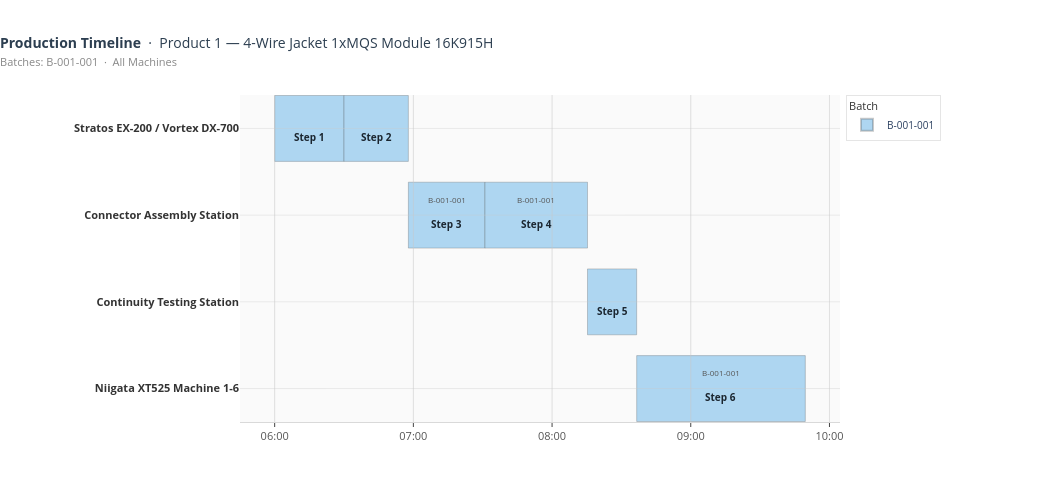

The cell this chart's notebook holds for it:
### Markdown cell above
### 10c. Custom Filter
✏️ Mix and match — any combination of product, batches, machines.

### Code cell
# ═══════════════════════════════════════════════════════════
#  ✏️  EDIT FILTERS
# ═══════════════════════════════════════════════════════════

PRODUCT   = 3          # integer, or "All"

BATCHES   = ["B-001-001"]     # "All"  — or list like ["B-001-001", "B-001-002"]
# BATCHES = [b for b in df_schedule["batch_id"].unique() if b.startswith("B-001")]

MACHINES  = "All"      # "All"  — or list like ["Wire Cutting Station"]
# MACHINES = list(df_schedule["machine_name"].unique())   # all machines explicitly

# ═══════════════════════════════════════════════════════════
plot_gantt(df_schedule, product_id=PRODUCT, batch_ids=BATCHES, machine_names=MACHINES)

### Figure 1 — Plotly figure (JSON) as saved in the notebook; plotly's stock layout.template omitted (floating-point values rounded to 4 significant figures)
{"data": [{"hovertemplate": "<b>Step 1: Precision Cutting — Jacket Cable 10-Wire, Strip Length 8mm</b><br>Batch:    B-001-001<br>Product:  P1 — 4-Wire Jacket 1xMQS Module 16K915H<br>Machine:  Stratos EX-200 / Vortex DX-700<br>Start:    15 Jan 06:00<br>End:      15 Jan 06:30<br>Duration: 0.50h<extra></extra>", "marker": {"opacity": 0, "size": 1}, "mode": "markers", "showlegend": false, "type": "scatter", "x": ["2024-01-15T06:15:00"], "y": [0]}, {"hovertemplate": "<b>Step 2: End-Crimp Application — MQS Contact, Wire Gauge 0.5 AWG</b><br>Batch:    B-001-001<br>Product:  P1 — 4-Wire Jacket 1xMQS Module 16K915H<br>Machine:  Stratos EX-200 / Vortex DX-700<br>Start:    15 Jan 06:30<br>End:      15 Jan 06:57<br>Duration: 0.46h<extra></extra>", "marker": {"opacity": 0, "size": 1}, "mode": "markers", "showlegend": false, "type": "scatter", "x": ["2024-01-15T06:43:55.020000"], "y": [0]}, {"hovertemplate": "<b>Step 3: Conduit Assembly — Split Tube 6.0mm, 175mm Section</b><br>Batch:    B-001-001<br>Product:  P1 — 4-Wire Jacket 1xMQS Module 16K915H<br>Machine:  Connector Assembly Station<br>Start:    15 Jan 06:57<br>End:      15 Jan 07:30<br>Duration: 0.55h<extra></extra>", "marker": {"opacity": 0, "size": 1}, "mode": "markers", "showlegend": false, "type": "scatter", "x": ["2024-01-15T07:14:24"], "y": [1]}, {"hovertemplate": "<b>Step 4: Manual Connector Build — 12-Position MQS, Locking Clip</b><br>Batch:    B-001-001<br>Product:  P1 — 4-Wire Jacket 1xMQS Module 16K915H<br>Machine:  Connector Assembly Station<br>Start:    15 Jan 07:30<br>End:      15 Jan 08:15<br>Duration: 0.74h<extra></extra>", "marker": {"opacity": 0, "size": 1}, "mode": "markers", "showlegend": false, "type": "scatter", "x": ["2024-01-15T07:53:08.880000"], "y": [1]}, {"hovertemplate": "<b>Step 5: Pull-Force Verification — Visual — Seal & Terminal Seating</b><br>Batch:    B-001-001<br>Product:  P1 — 4-Wire Jacket 1xMQS Module 16K915H<br>Machine:  Continuity Testing Station<br>Start:    15 Jan 08:15<br>End:      15 Jan 08:36<br>Duration: 0.35h<extra></extra>", "marker": {"opacity": 0, "size": 1}, "mode": "markers", "showlegend": false, "type": "scatter", "x": ["2024-01-15T08:25:57.720000"], "y": [2]}, {"hovertemplate": "<b>Step 6: Encapsulation Molding — Straight-Exit, 95C-973-752, With CPA</b><br>Batch:    B-001-001<br>Product:  P1 — 4-Wire Jacket 1xMQS Module 16K915H<br>Machine:  Niigata XT525 Machine 1-6<br>Start:    15 Jan 08:36<br>End:      15 Jan 09:49<br>Duration: 1.22h<extra></extra>", "marker": {"opacity": 0, "size": 1}, "mode": "markers", "showlegend": false, "type": "scatter", "x": ["2024-01-15T09:13:04.620000"], "y": [3]}, {"marker": {"color": "#AED6F1", "line": {"color": "rgba(80,80,80,0.3)", "width": 1}, "size": 13, "symbol": "square"}, "mode": "markers", "name": "B-001-001", "showlegend": true, "type": "scatter", "x": [null], "y": [null]}], "layout": {"annotations": [{"align": "center", "font": {"color": "#1a252f", "size": 10}, "showarrow": false, "text": "<b>Step 1</b>", "x": "2024-01-15T06:15:00", "xanchor": "center", "y": 0.1}, {"align": "center", "font": {"color": "#1a252f", "size": 10}, "showarrow": false, "text": "<b>Step 2</b>", "x": "2024-01-15T06:43:55.020000", "xanchor": "center", "y": 0.1}, {"align": "center", "font": {"color": "#1a252f", "size": 10}, "showarrow": false, "text": "<b>Step 3</b>", "x": "2024-01-15T07:14:24", "xanchor": "center", "y": 1.1}, {"align": "center", "font": {"color": "#555555", "size": 8}, "showarrow": false, "text": "B-001-001", "x": "2024-01-15T07:14:24", "xanchor": "center", "y": 0.82}, {"align": "center", "font": {"color": "#1a252f", "size": 10}, "showarrow": false, "text": "<b>Step 4</b>", "x": "2024-01-15T07:53:08.880000", "xanchor": "center", "y": 1.1}, {"align": "center", "font": {"color": "#555555", "size": 8}, "showarrow": false, "text": "B-001-001", "x": "2024-01-15T07:53:08.880000", "xanchor": "center", "y": 0.82}, {"align": "center", "font": {"color": "#1a252f", "size": 10}, "showarrow": false, "text": "<b>Step 5</b>", "x": "2024-01-15T08:25:57.720000", "xanchor": "center", "y": 2.1}, {"align": "center", "font": {"color": "#1a252f", "size": 10}, "showarrow": false, "text": "<b>Step 6</b>", "x": "2024-01-15T09:13:04.620000", "xanchor": "center", "y": 3.1}, {"align": "center", "font": {"color": "#555555", "size": 8}, "showarrow": false, "text": "B-001-001", "x": "2024-01-15T09:13:04.620000", "xanchor": "center", "y": 2.82}], "height": 480, "hovermode": "closest", "legend": {"bgcolor": "white", "bordercolor": "rgba(0,0,0,0.1)", "borderwidth": 1, "font": {"size": 10}, "itemsizing": "constant", "orientation": "v", "title": {"font": {"color": "#333", "size": 11}, "text": "Batch"}, "x": 1.01, "y": 1}, "margin": {"b": 55, "l": 240, "r": 210, "t": 95}, "paper_bgcolor": "white", "plot_bgcolor": "#FAFAFA", "shapes": [{"fillcolor": "#AED6F1", "layer": "below", "line": {"color": "rgba(80,80,80,0.28)", "width": 1}, "type": "rect", "x0": "2024-01-15T06:00:00", "x1": "2024-01-15T06:30:00", "y0": -0.38, "y1": 0.38}, {"fillcolor": "#AED6F1", "layer": "below", "line": {"color": "rgba(80,80,80,0.28)", "width": 1}, "type": "rect", "x0": "2024-01-15T06:30:00", "x1": "2024-01-15T06:57:50.040000", "y0": -0.38, "y1": 0.38}, {"fillcolor": "#AED6F1", "layer": "below", "line": {"color": "rgba(80,80,80,0.28)", "width": 1}, "type": "rect", "x0": "2024-01-15T06:57:50.040000", "x1": "2024-01-15T07:30:57.960000", "y0": 0.62, "y1": 1.38}, {"fillcolor": "#AED6F1", "layer": "below", "line": {"color": "rgba(80,80,80,0.28)", "width": 1}, "type": "rect", "x0": "2024-01-15T07:30:57.960000", "x1": "2024-01-15T08:15:19.800000", "y0": 0.62, "y1": 1.38}, {"fillcolor": "#AED6F1", "layer": "below", "line": {"color": "rgba(80,80,80,0.28)", "width": 1}, "type": "rect", "x0": "2024-01-15T08:15:19.800000", "x1": "2024-01-15T08:36:35.640000", "y0": 1.62, "y1": 2.38}, {"fillcolor": "#AED6F1", "layer": "below", "line": {"color": "rgba(80,80,80,0.28)", "width": 1}, "type": "rect", "x0": "2024-01-15T08:36:35.640000", "x1": "2024-01-15T09:49:33.600000", "y0": 2.62, "y1": 3.38}], "title": {"font": {"color": "#2c3e50", "size": 14}, "text": "<b>Production Timeline</b>  ·  Product 1 — 4-Wire Jacket 1xMQS Module 16K915H<br><span style='font-size:11px;color:#888'>Batches: B-001-001  ·  All Machines</span>", "x": 0}, "width": 1050, "xaxis": {"dtick": 3600000, "gridcolor": "rgba(200,200,200,0.55)", "gridwidth": 1, "linecolor": "rgba(180,180,180,0.5)", "range": ["2024-01-15T05:45:00", "2024-01-15T10:04:33.600000"], "showgrid": true, "showline": true, "tickfont": {"color": "#555", "size": 11}, "tickformat": "%H:%M", "ticklen": 4, "ticks": "outside", "title": {"text": ""}, "type": "date", "zeroline": false}, "yaxis": {"autorange": "reversed", "gridcolor": "rgba(200,200,200,0.35)", "range": [-0.65, 3.65], "showgrid": true, "tickfont": {"color": "#333", "size": 11}, "ticktext": ["<b>Stratos EX-200 / Vortex DX-700</b>", "<b>Connector Assembly Station</b>", "<b>Continuity Testing Station</b>", "<b>Niigata XT525 Machine 1-6</b>"], "tickvals": [0, 1, 2, 3], "title": {"text": ""}, "zeroline": false}}}
